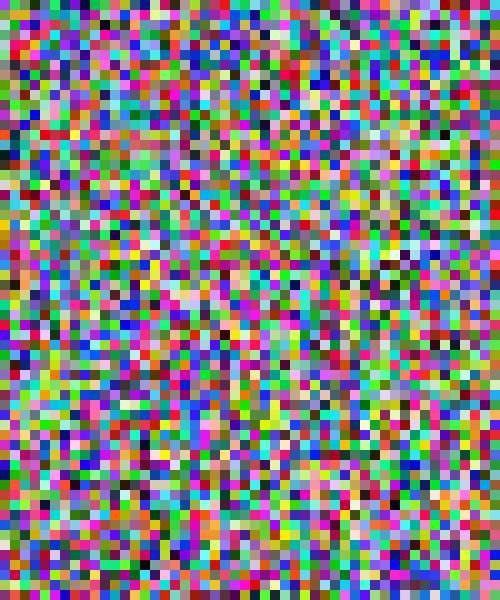
Frame 1 (no input)
Frame 60 (the mouse pressed at the canvas centre just before this capture): identical to frame 1, image omitted
Frame 120 (the mouse held since frame 60 and released just before this capture): identical to frame 1, image omitted

The Processing sketch that drew this single still picture (run headless with seeded random() and noise(); from frame 60 on, the mouse is pressed at the canvas centre):

// Processing sketch: for_loop_grid
// ── for_loop_grid.pde
void setup() {
  size(500, 600);
  background(0);
  int rectSize = 10;
  for (int y=0; y<height; y += rectSize) {
    for (int x=0; x<width; x += rectSize) {
      noStroke();
      fill(random(255), random(255), random(255));
      rect(x, y, rectSize, rectSize);
    }
  }
}

void draw() {
  //
}
